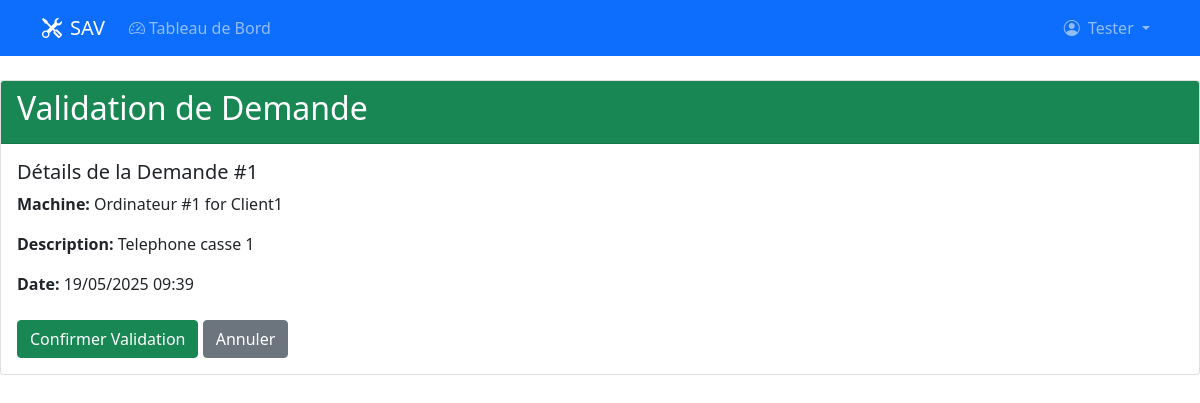
Screenshot of /technicien/demande/1/valider/ (signed in) with the database file from the repository.
### Appli_SAV/models.py (models this page shows, shortened)
class CustomUser(AbstractUser):
    num_tele = models.CharField(max_length=15, blank=True, null=True)

class DemandeReparation(models.Model):
    machine = models.ForeignKey(Machine, on_delete=models.CASCADE, related_name='demandes')
    description = models.TextField()
    date_creation = models.DateTimeField(auto_now_add=True)
    date_validation = models.DateTimeField(null=True, blank=True)
    prix = models.DecimalField(max_digits=10, decimal_places=2, null=True, blank=True)

class Machine(models.Model):
    client = models.ForeignKey(Client, on_delete=models.CASCADE, related_name='machines')
    machine_type = models.CharField(  # Renamed from 'type' for clarity
        max_length=20,
        choices=[
            ('ordinateur', 'Ordinateur'),
            ('imprimante', 'Imprimante'),
            ('serveur', 'Serveur')
        ],
        default='ordinateur'
    )
    def __str__(self):
        return f"{self.machine_type.capitalize()} #{self.id} for {self.client.user.username}"

class Client(models.Model):
    user = models.OneToOneField(settings.AUTH_USER_MODEL, on_delete=models.CASCADE, related_name='client_profile')

### Appli_SAV/views.py (the view)
# urls.py: path('technicien/demande/<int:demande_id>/valider/', views.valider_demande, name='valider_demande'),
@login_required
def valider_demande(request, demande_id):
    if not hasattr(request.user, 'technicien_profile'):
        messages.error(request, "Accès réservé aux techniciens")
        return redirect('login')
    demande = get_object_or_404(DemandeReparation, id=demande_id)
    if request.method == 'POST':
        demande.date_validation = timezone.now()
        demande.save()
        messages.success(request, 'Demande validée avec succès!')
        return redirect('technicien_dashboard')
    return render(request, 'technicien/valider_demande.html', {
        'demande': demande
    })

### Appli_SAV/templates/technicien/valider_demande.html (shortened to what this page needs)
{% extends 'base.html' %}
{% block content %}
<div class="card">
    <div class="card-header bg-success text-white">
        <h2>Validation de Demande</h2>
    </div>
    <div class="card-body">
        <div class="mb-4">
            <h5>Détails de la Demande #{{ demande.id }}</h5>
            <p><strong>Machine:</strong> {{ demande.machine }}</p>
            <p><strong>Description:</strong> {{ demande.description }}</p>
            <p><strong>Date:</strong> {{ demande.date_creation|date:"d/m/Y H:i" }}</p>
        </div>
        <form method="post">
            <button type="submit" class="btn btn-success">Confirmer Validation</button>
            <a href="{% url 'technicien_dashboard' %}" class="btn btn-secondary">Annuler</a>
        </form>
    </div>
</div>
{% endblock %}

### Appli_SAV/templates/base.html (shortened to what this page needs)
<!DOCTYPE html>
<html lang="fr">
<head>
    <link href="https://cdn.jsdelivr.net/npm/bootstrap@5.1.3/dist/css/bootstrap.min.css" rel="stylesheet">
    <link rel="stylesheet" href="https://cdn.jsdelivr.net/npm/bootstrap-icons@1.8.1/font/bootstrap-icons.css">
</head>
<body>
    {% if user.is_authenticated %}
    <nav class="navbar navbar-expand-lg navbar-dark bg-primary mb-4">
        <div class="container">
            <a class="navbar-brand" href="{% url 'root_redirect' %}">
                <i class="bi bi-tools me-2"></i>SAV
            </a>
            <div class="collapse navbar-collapse" id="navbarNav">
                <ul class="navbar-nav me-auto">
                    {% if user.client_profile %}
                    <li class="nav-item">
                        <a class="nav-link" href="{% url 'client_dashboard' %}">
                            <i class="bi bi-speedometer2 me-1"></i>Tableau de Bord
                        </a>
                    </li>
                    {% elif user.technicien_profile %}
                    <li class="nav-item">
                        <a class="nav-link" href="{% url 'technicien_dashboard' %}">
                            <i class="bi bi-speedometer2 me-1"></i>Tableau de Bord
                        </a>
                    </li>
                    {% endif %}
                </ul>
                <div class="navbar-nav">
                    <div class="nav-item dropdown">
                        <a class="nav-link dropdown-toggle" href="#" id="navbarDropdown" role="button"
                           data-bs-toggle="dropdown" aria-expanded="false">
                            <i class="bi bi-person-circle me-1"></i>
                            {% if user.get_full_name %}
                                {{ user.get_full_name }}
                            {% else %}
                                {{ user.username }}
                            {% endif %}
                        </a>
                    </div>
                </div>
            </div>
        </div>
    </nav>
    {% endif %}
    {% block content %}{% endblock %}
</body>
</html>

### rows the page displays
CustomUser: username "Tester"
DemandeReparation: id "1", machine "Ordinateur #1 for Client1", description "Telephone casse 1", date_creation "19/05/2025 09:39"
